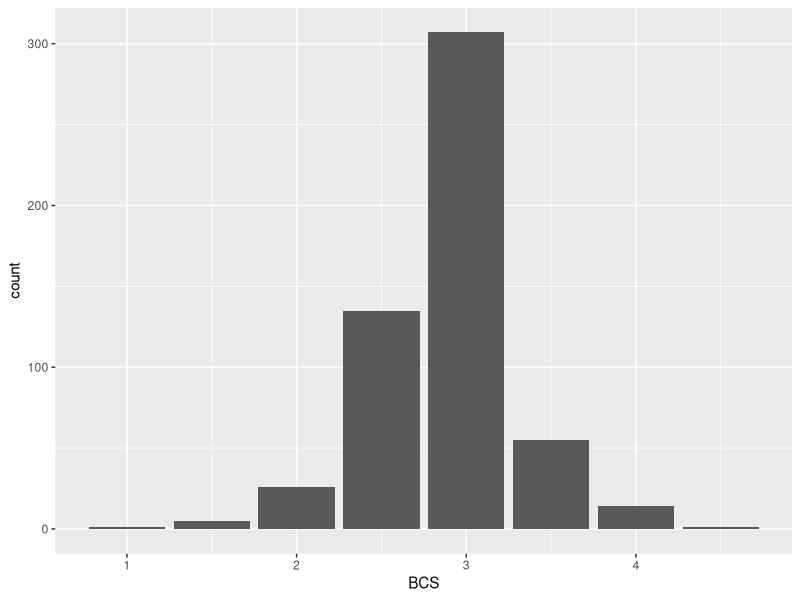
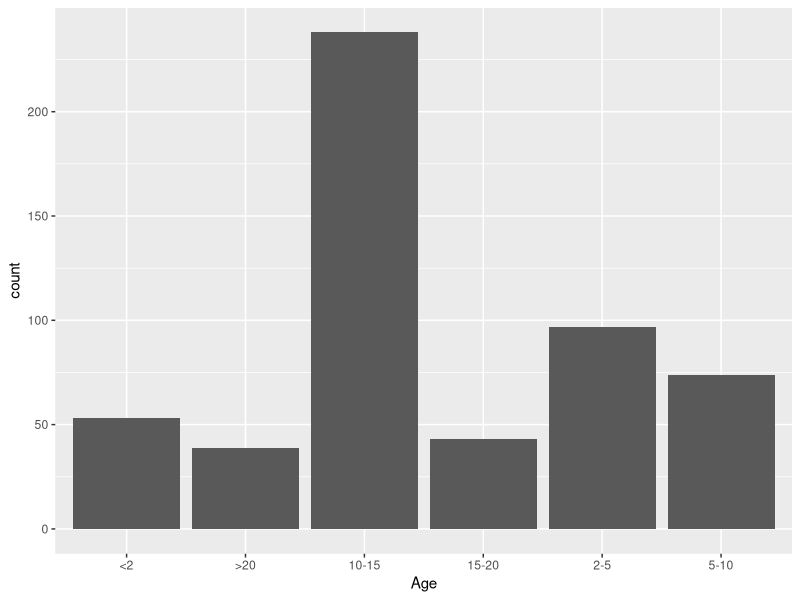
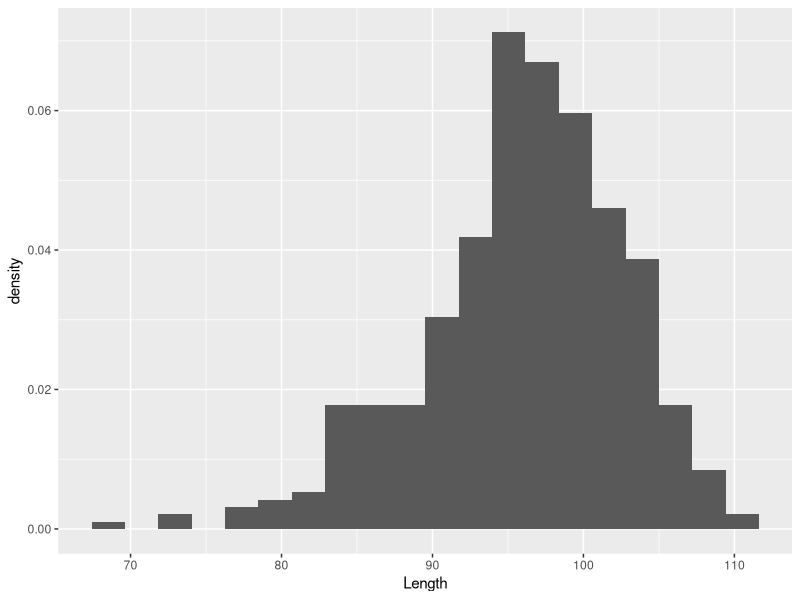
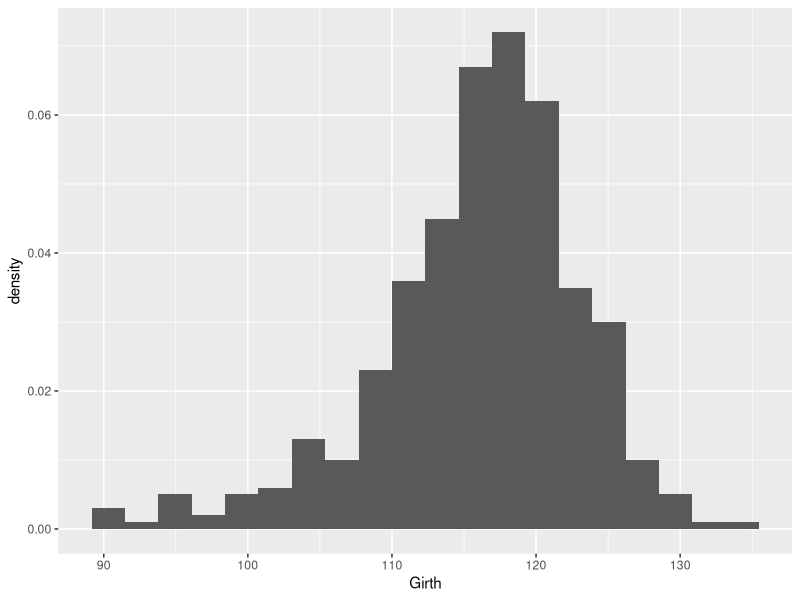
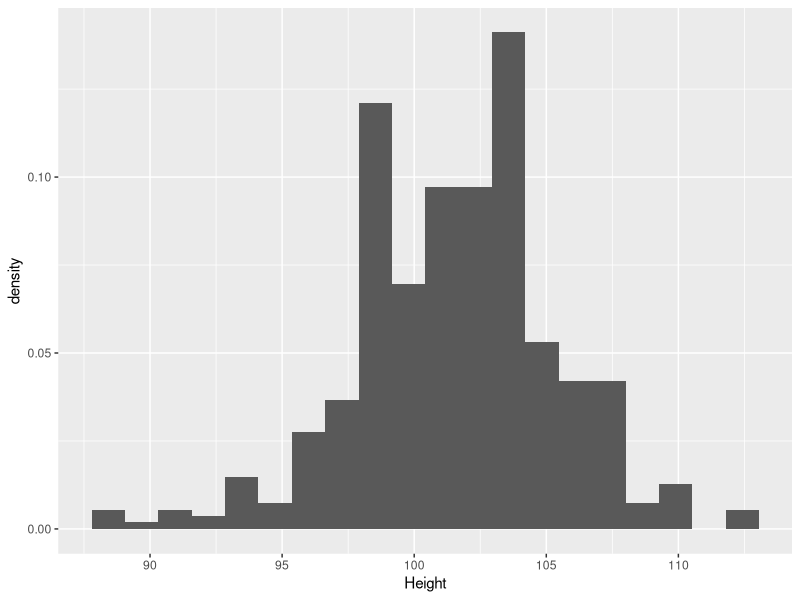
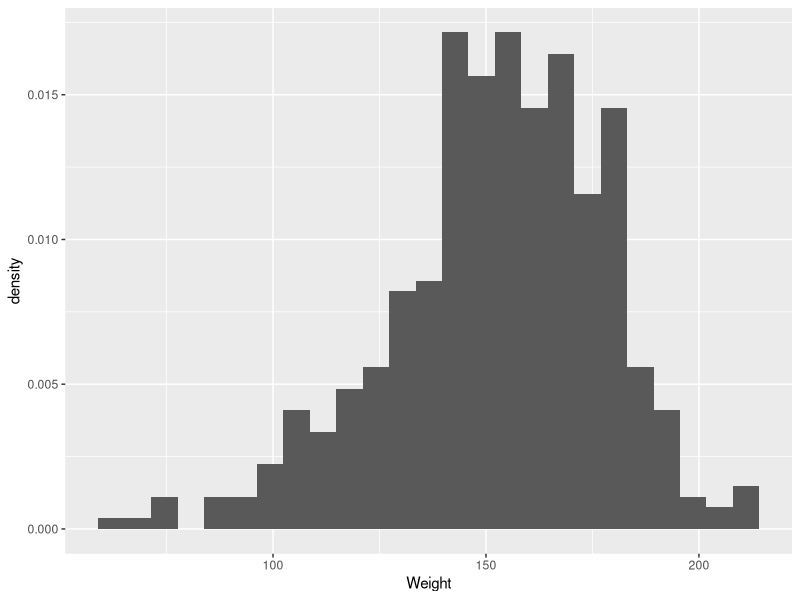
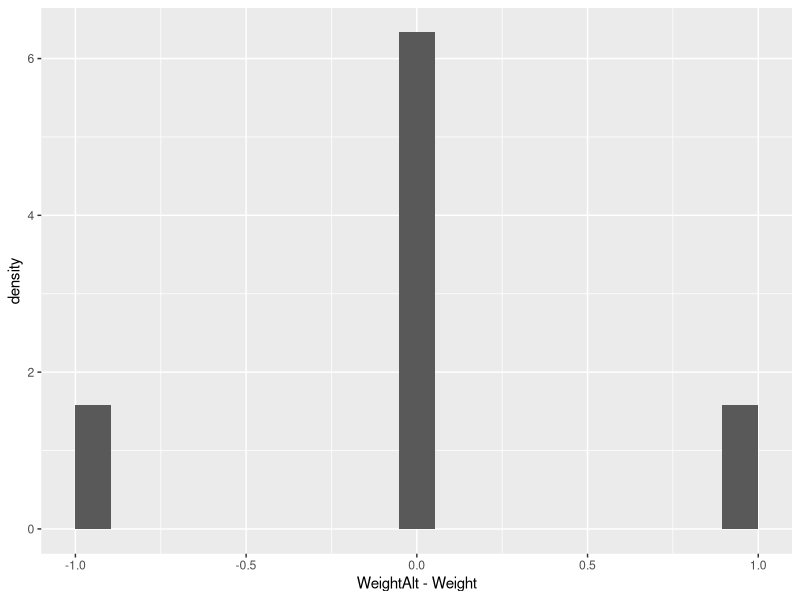
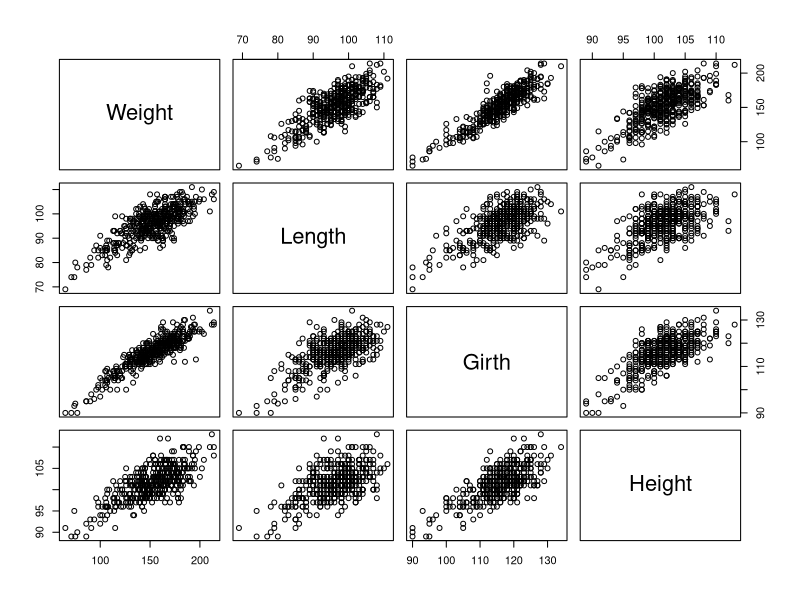

Generate these figures, in order, with R:
## ---- chunk 1
library(dplyr)
library(tidyr)
library(ggplot2)
library(readr)
library(MASS)
library(car)
## ---- chunk 2
donkeys = read_delim("../data/donkeys.csv", delim = ",")

summary(donkeys)
## ---- chunk 3
dim(donkeys)
## ---- chunk 4
names(donkeys)
## ---- chunk 5
summary(donkeys)
## ---- chunk 6
count(donkeys, BCS)
## ---- chunk 7
ggplot(donkeys, aes(x = BCS)) + 
  geom_bar()
## ---- chunk 8
count(donkeys, Age)
## ---- chunk 9
ggplot(donkeys, aes(x = Age)) + 
  geom_bar()

## ---- chunk 10
count(donkeys, Sex)
## ---- chunk 11
summary(donkeys)
## ---- chunk 12
filter(donkeys, Length < 50)
## ---- chunk 13
donkeys = filter(donkeys, BCS > 1 & BCS < 4.5 & Length > 50)
## ---- chunk 14
n = nrow(donkeys)
set.seed(1234321)

testIndex = sort(sample(n, size = ceiling(0.2*n))) 

donkeyTest = slice(donkeys, testIndex)
donkeyTrain = slice(donkeys, -testIndex)
donkeys = donkeyTrain
## ---- chunk 15
ggplot(donkeys, aes(x = Length, y = ..density..)) + geom_histogram(bins= 20)
ggplot(donkeys, aes(x = Girth, y = ..density..)) + geom_histogram(bins= 20)
ggplot(donkeys, aes(x = Height, y = ..density..)) + geom_histogram(bins= 20)
## ---- chunk 16
summary(donkeys$Weight)
ggplot(donkeys, aes(x = Weight, y = ..density..)) +
  geom_histogram(bins = 25)
## ---- chunk 17
ggplot(donkeys, aes(x = WeightAlt - Weight, y = ..density..)) +
    geom_histogram(bins = 20) 
## ---- chunk 18
pairs(donkeys[ , c("Weight", "Length", "Girth", "Height")])
## ---- chunk 19
cor(donkeys[, 4:7])
## ---- chunk 20
ggplot(donkeys, aes(y=Weight, x = Girth)) +
         geom_point()
## ---- chunk 21
ggplot(donkeys, aes(y=Girth, x = Length)) +
         geom_point()
## ---- chunk 22
ggplot(donkeys) + 
  geom_boxplot(aes(y = Weight, x = Sex))
## ---- chunk 23
donkeys = mutate(donkeys, Gelding = Sex == "gelding")
## ---- chunk 24
donkeys = mutate(donkeys, BCS = factor(BCS))
ggplot(donkeys) + 
  geom_boxplot(aes(y = Weight, x = BCS))

## ---- chunk 25
ggplot(donkeys) + 
  geom_boxplot(aes(y = Weight, x = Age))
## ---- chunk 26
donkeys = mutate(donkeys, Age = factor(Age, levels = c("<2", "2-5", "5-10", "10-15",    "15-20", ">20" ), ordered = TRUE))
## ---- chunk 27
ggplot(donkeys) + 
  geom_boxplot(aes(y = Weight, x = Age))
## ---- chunk 28
Age2 = as.character(donkeys$Age)
Age2[Age2 == ">20" | Age2 == "15-20" | Age2 == "10-15"] = "10+"
Age2 = factor(Age2, levels = c("<2", "2-5", "5-10", "10+"), ordered = TRUE)

donkeys = mutate(donkeys, Age2 = Age2)
## ---- chunk 29
ggplot(donkeys, aes(x = Girth^2)) + geom_histogram()
## ---- chunk 30
cor(donkeys$Weight^2, donkeys$Girth^2)
## ---- chunk 31
lm.all = lm(Weight ~ Height + Girth + Length + Age2 + Gelding + BCS, data = donkeys)
## ---- chunk 32
summary(lm.all)
## ---- chunk 33
library(leaps)
leapsOut = regsubsets(Weight ~ Length + Girth + Height + Age2 + 
                       Gelding + BCS, data = donkeys, nbest = 5, nvmax = 8,
                   method = "exhaustive")
## ---- chunk 34
summary(leapsOut)
## ---- chunk 35
library(e1071)

tune(lm, Weight ~ Girth, data = donkeys)

tune(lm, Weight ~ Girth + Length, data = donkeys)

tune(lm, Weight ~ Girth + Length + Height, data = donkeys)

## ---- chunk 36
tune(lm, Weight ~ Girth + Length, data = donkeys)
tune(lm, Weight ~ Girth + Length + Gelding, data = donkeys)
tune(lm, Weight ~ Girth + Length + Age2, data = donkeys)
tune(lm, Weight ~ Girth + Length + BCS, data = donkeys)
tune(lm, Weight ~ Girth + Length + BCS + Age2, data = donkeys)
## ---- chunk 37
Age2 = donkeyTest$Age
Age2[Age2 == ">20" | Age2 == "15-20" | Age2 == "10-15"] = "10+"
Age2 = factor(Age2, levels = c("<2", "2-5", "5-10", "10+"), ordered = TRUE)

test_transform = mutate(donkeyTest, BCS = factor(BCS), Age2 = Age2)
## ---- chunk 38
lm.train = lm(Weight ~ Girth + Length + BCS + Age2, data = donkeys)
## ---- chunk 39
test_preds = predict(lm.train, test_transform)
## ---- chunk 40
ggplot(data = data.frame(test_transform, Prediction = test_preds)) +
  geom_point(aes(x = Weight, y = Prediction)) +
  geom_abline(slope = 0.9, intercept = 0, col = "blue")  +
  geom_abline(slope = 1.1, intercept = 0, col = "blue")  +
  geom_abline(slope = 1, intercept = 0, col = "blue") 
